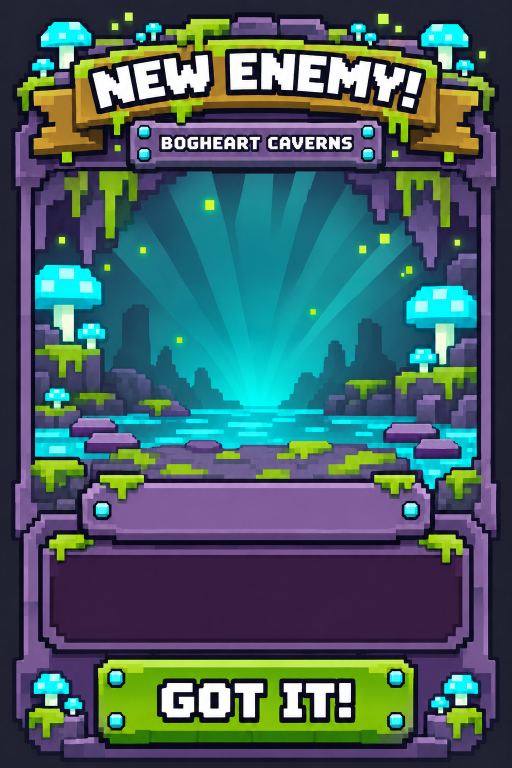
#> input picture assets/concepts/blocky/ui/new_enemy/blank_bogheart_caverns_raw.png, 1024 x 1536 px, given in place of blank_mossy_glade_raw.png, which was not available (shown at 1/2 size); the run also reads 1 picture not shown here
$ python cutout.py
#> lines starting #> are read from the running program, lines starting #| are printed output that depends on the picture; after the words box and inside, x2 and y2 are one past the last pixel; in counts of white or black regions, pixels touching at a corner belong together
#> in main, sheet is the input picture: PIL image 1024x1536 RGB; mean R, G, B 68.7, 94.9, 100.1
"""Cut the NEW ENEMY! screens' art out of Codex's images.

    python -I assets/ui/new_enemy/cutout.py

Reads assets/concepts/blocky/ui/new_enemy/ (Codex's output, kept as made):
  blank_<area>_raw.png       the owner's approved sheet for an area
                             (sheet_<area>_a.png) with its picture window,
                             name plate and description box emptied by Codex
  enemies/<enemy>_raw.png    each enemy's 2D blocky picture, on flat magenta
                             (or flat blue for the pink ones, BLUE below)
and writes assets/ui/new_enemy/art/:
  sheet_<area>_top.png, sheet_<area>_bottom.png
      the sheet's two halves, 1024 x 768 each: Roblox shrinks anything over
      1024 px, and the sheet is 1024 x 1536, so it goes up in two. The flat
      dark ground round the card is cut away and the card given a solid ink
      border instead (owner, 2026-10-25: "make sure theres a border on the
      card"), so it sits on the room as a card, not a dark rectangle
  <enemy>.png
      the enemy cut out, 512 px square, standing on the bottom edge and
      centred, so a picture box drawn on the window's ground puts its feet
      there (`Config/NewEnemies` `picture`)
"""

import pathlib

import numpy as np
from PIL import Image
from scipy import ndimage

ROOT = pathlib.Path(__file__).resolve().parents[3]
RAW = ROOT / "assets/concepts/blocky/ui/new_enemy"
OUT = pathlib.Path(__file__).resolve().parent / "art"
AREAS = ["mossy_glade", "thornwood", "drowned_village", "bogheart_caverns", "windswept_cliffs"]
# drawn on blue, because their own colours are magenta-pink
BLUE = {"burr_thistle", "bramble_lurker", "spore_puff", "harpy"}
SIZE = 512
PAD = 0.03
# the card's border: sheet pixels thick, the sheets' own ink
BORDER = 7
INK = (27, 27, 43)
# how near the sheet's dark ground a pixel must be to be cut away with it
GROUND = 34
# how wide a gap in the frame is sealed, sheet pixels
SEAL = 14


def key_out(img: Image.Image, blue: bool) -> Image.Image:
    """As `assets/ui/boss_banner/cutout.py`: key colour joined to the border
    goes, and near-pure key colour anywhere, with one soft pixel of edge."""
    rgb = np.asarray(img.convert("RGB")).astype(np.float32)
    r, g, b = rgb[..., 0], rgb[..., 1], rgb[..., 2]
    # how much of the key colour a pixel is
    key = b - np.maximum(r, g) if blue else np.minimum(r, b) - g
    near = key > 110
    labels, _ = ndimage.label(near)
    border = np.unique(np.concatenate([labels[0], labels[-1], labels[:, 0], labels[:, -1]]))
    bg = np.isin(labels, border[border > 0]) | (key > 170)
    edge = ndimage.binary_dilation(bg, iterations=2) & ~bg
    alpha = np.where(bg, 0.0, 1.0)
    alpha[edge] = np.clip(1.0 - (key[edge] - 30) / 120, 0.0, 1.0)
    spill = edge & (key > 0)
    if blue:
        rgb[..., 2][spill] = np.minimum(b[spill], np.maximum(r[spill], g[spill]) + 30)
    else:
        rgb[..., 0][spill] = np.minimum(r[spill], g[spill] + 30)
        rgb[..., 2][spill] = np.minimum(b[spill], g[spill] + 30)
    return Image.fromarray(np.dstack([rgb, alpha * 255]).astype(np.uint8), "RGBA")


def drop_specks(img: Image.Image, share: float = 0.002) -> Image.Image:
    """Clear stray specks the key left, keeping every piece of real size."""
    rgba = np.asarray(img).copy()
    labels, count = ndimage.label(rgba[..., 3] > 0)
    sizes = ndimage.sum(np.ones_like(labels), labels, range(count + 1))
    for lab in range(1, count + 1):
        if sizes[lab] < share * labels.size:
            rgba[labels == lab, 3] = 0
    return Image.fromarray(rgba, "RGBA")


def stand(img: Image.Image) -> Image.Image:
    """Crop to what is drawn, then square it with the feet on the bottom edge."""
    img = img.crop(img.getbbox())
    side = int(max(img.size) * (1 + 2 * PAD))
    square = Image.new("RGBA", (side, side), (0, 0, 0, 0))
    square.paste(img, ((side - img.width) // 2, side - img.height), img)
    return square.resize((SIZE, SIZE), Image.LANCZOS)


def card(sheet: Image.Image) -> Image.Image:
    """The sheet with the dark ground round its frame cut away, and an ink
    border round what is left: the frame and the cubes floating by it."""
    rgb = np.asarray(sheet).astype(np.float32)
    corners = np.array([rgb[4, 4], rgb[4, -5], rgb[-5, 4], rgb[-5, -5]])
#> corners = [[35, 36, 52], [33, 34, 49], [32, 34, 50], [30, 32, 47]]
    ground = np.median(corners, axis=0)
#> ground = [32.5, 34, 49.5]
    near = np.abs(rgb - ground).max(axis=2) < GROUND
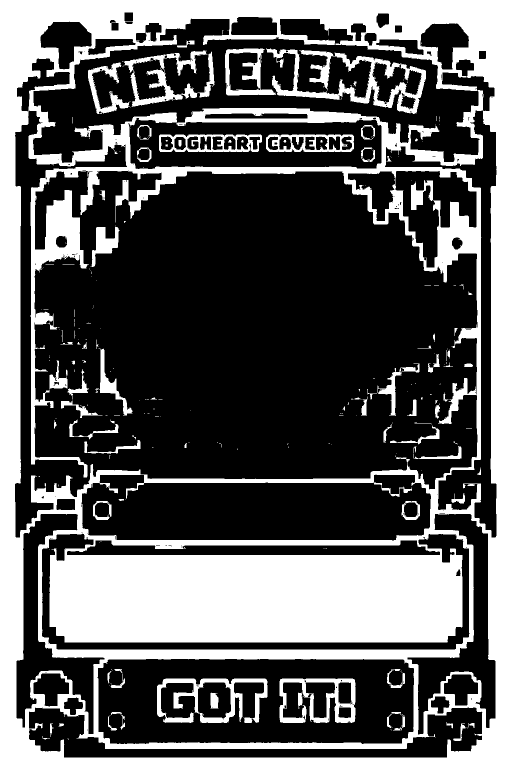
#> near: shape (1536, 1024) bool (shown at 1/2 size); 35.8% white; 288 white regions (195 under 20 px), largest, box (x1, y1, x2, y2) and area: (0, 0, 1024, 1536) 503251, (532, 97, 852, 228) 9402, (314, 1357, 535, 1446) 6837
    labels, _ = ndimage.label(near)
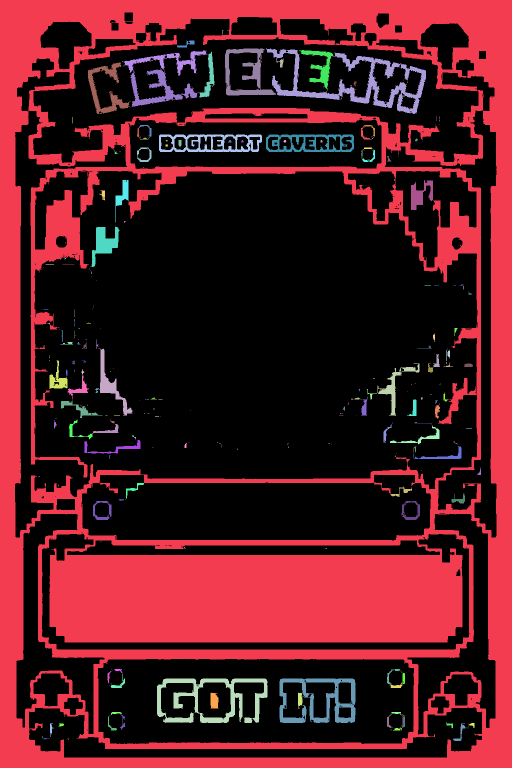
#> labels: shape (1536, 1024) int32 (shown at 1/2 size); 496 distinct labels, from 0 to 495; one colour per label, 0 black
    border = np.unique(np.concatenate([labels[0], labels[-1], labels[:, 0], labels[:, -1]]))
#> border = [1]
    outside = np.isin(labels, border[border > 0])
#> outside: shape (1536, 1024) bool; 31.9% white; 1 white region, box (x1, y1, x2, y2) and area: (0, 0, 1024, 1536) 501438
    # gaps between the frame's pieces sealed first, so the dark boxes inside
    # it (the Drowned Village's description) stay, then specks dropped
    inside = ndimage.binary_closing(~outside, iterations=SEAL, border_value=0)
#> inside: shape (1536, 1024) bool; 77.3% white; 8 black regions, largest, box (x1, y1, x2, y2) and area: (0, 0, 1024, 1536) 202042, (99, 1110, 925, 1285) 141383, (62, 399, 160, 534) 6224
    inside = ndimage.binary_fill_holes(inside)
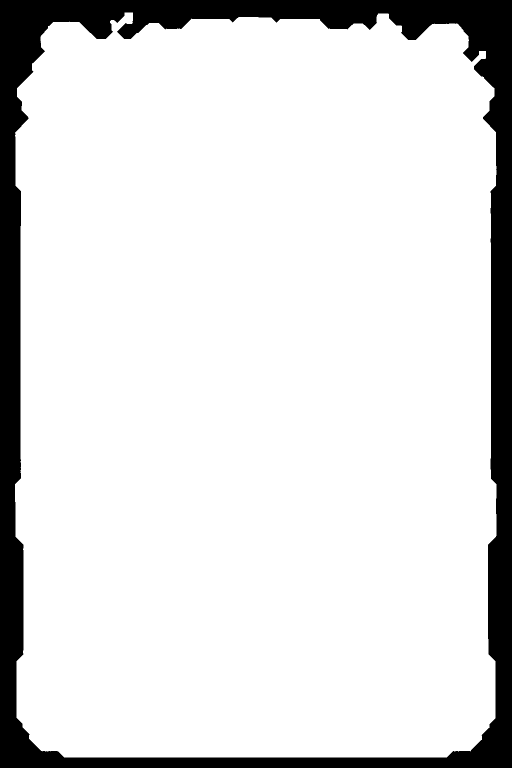
#> inside: shape (1536, 1024) bool (shown at 1/2 size); 87.2% white; 1 black region, box (x1, y1, x2, y2) and area: (0, 0, 1024, 1536) 202042
    inside = ndimage.binary_opening(inside, iterations=2)
#> inside: shape (1536, 1024) bool; 87.2% white; 1 black region, box (x1, y1, x2, y2) and area: (0, 0, 1024, 1536) 202079
    ring = ndimage.binary_dilation(inside, iterations=BORDER) & ~inside
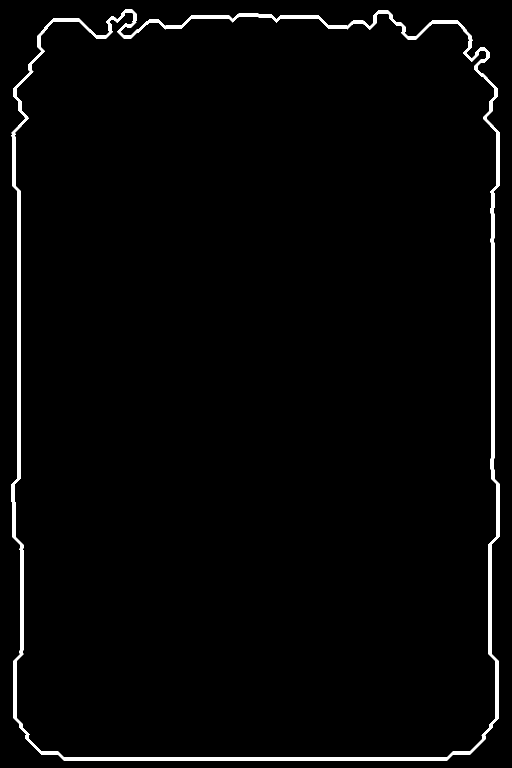
#> ring: shape (1536, 1024) bool (shown at 1/2 size); 2.1% white; 1 white region, box (x1, y1, x2, y2) and area: (23, 18, 1000, 1522) 33628
    out = np.zeros((*inside.shape, 4), np.uint8)
    out[..., :3] = rgb.astype(np.uint8)
    out[..., 3] = np.where(inside, 255, 0)
    out[ring] = (*INK, 255)
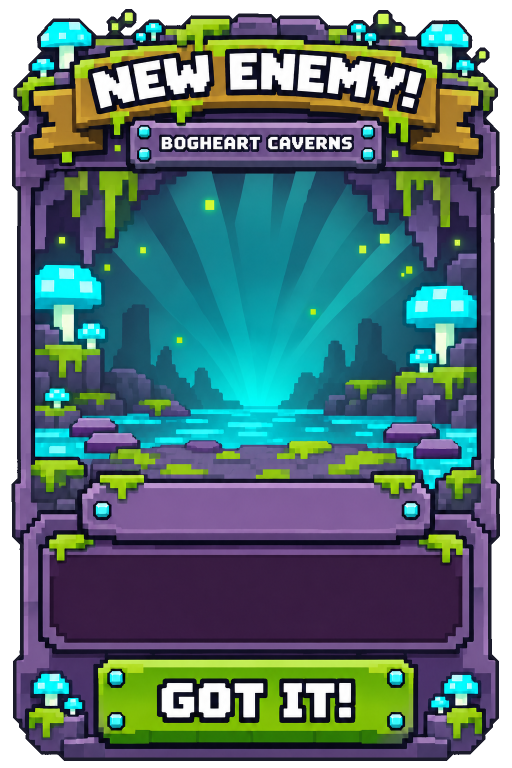
#> out: shape (1536, 1024, 4) (shown at 1/2 size); mean R, G, B, A 68.9, 95.1, 100.2, 227.7; transparent parts drawn white
    return Image.fromarray(out, "RGBA")


def main() -> None:
    OUT.mkdir(exist_ok=True)
    for area in AREAS:
        sheet = Image.open(RAW / f"blank_{area}_raw.png").convert("RGB")
        assert sheet.size == (1024, 1536), (area, sheet.size)
        sheet = card(sheet)
        sheet.crop((0, 0, 1024, 768)).save(OUT / f"sheet_{area}_top.png")
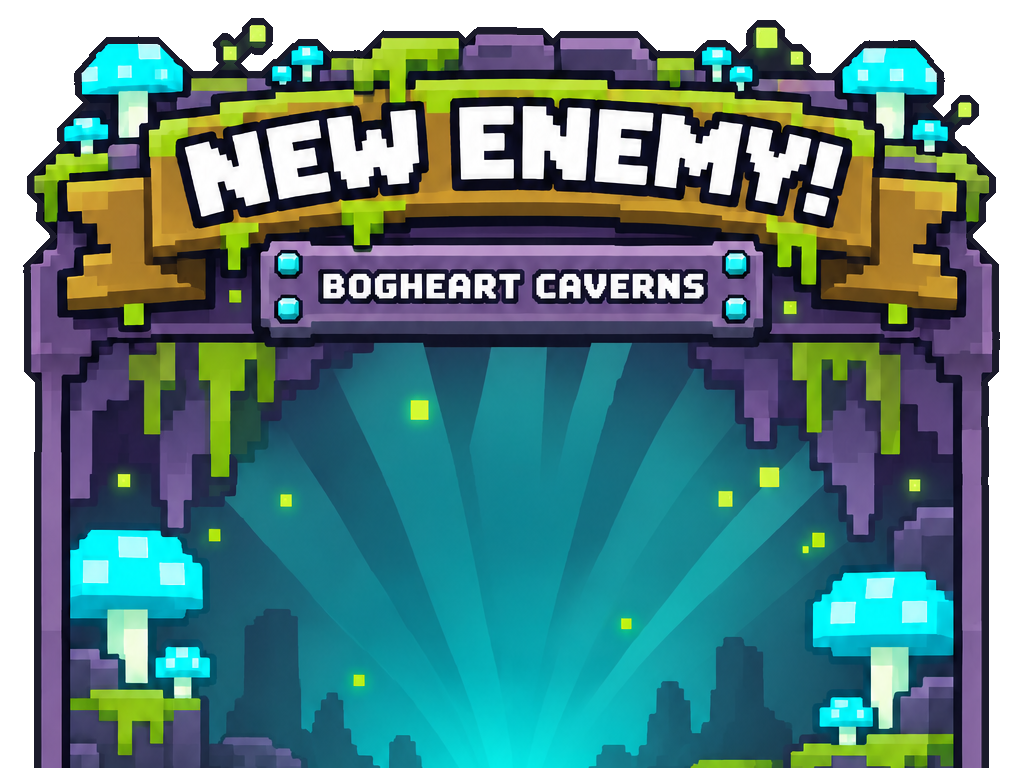
#> saved as sheet_mossy_glade_top.png: PIL image 1024x768 RGBA; mean R, G, B, A 63.9, 104.1, 106.2, 222.9; transparent parts drawn white
        sheet.crop((0, 768, 1024, 1536)).save(OUT / f"sheet_{area}_bottom.png")
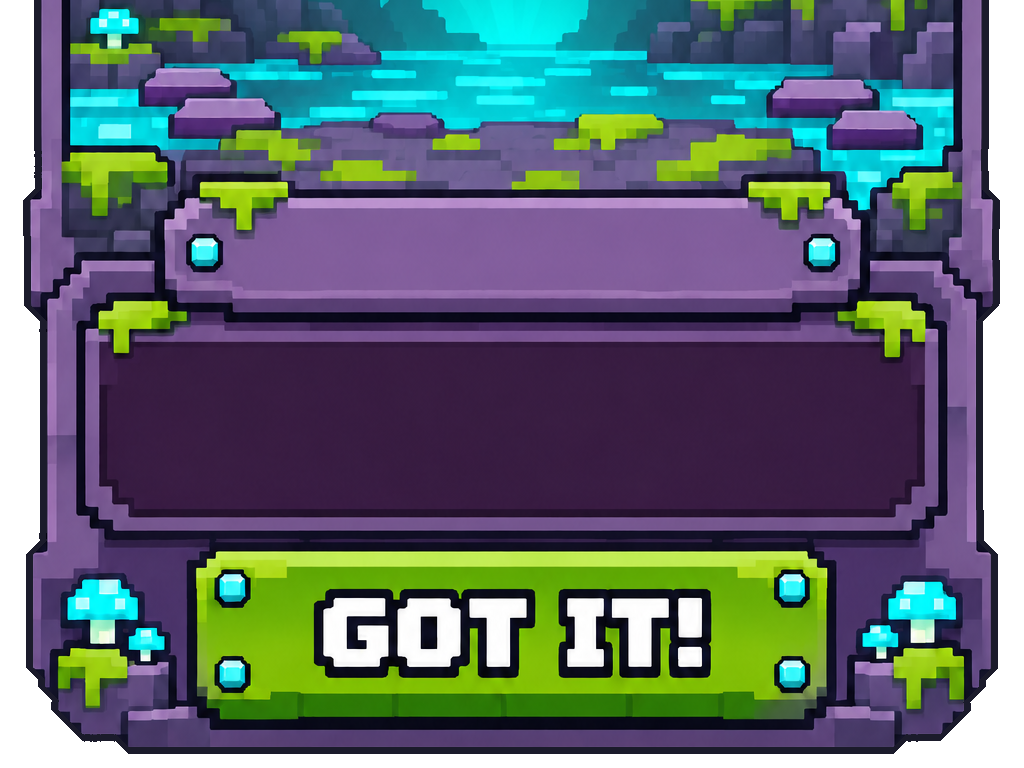
#> saved as sheet_mossy_glade_bottom.png: PIL image 1024x768 RGBA; mean R, G, B, A 73.8, 86.2, 94.2, 232.4; transparent parts drawn white
        print(f"sheet_{area}: top and bottom")
    for path in sorted((RAW / "enemies").glob("*_raw.png")):
        name = path.name.removesuffix("_raw.png")
        img = drop_specks(key_out(Image.open(path), name in BLUE))
        # how wide the creature is against how tall, for `Config/NewEnemies`
        box = img.getbbox()
        stand(img).save(OUT / f"{name}.png")
        print(f"{name}: {box[2] - box[0]} x {box[3] - box[1]}")


if __name__ == "__main__":
#> (the run stopped early here; a loop or call above may not have finished)
